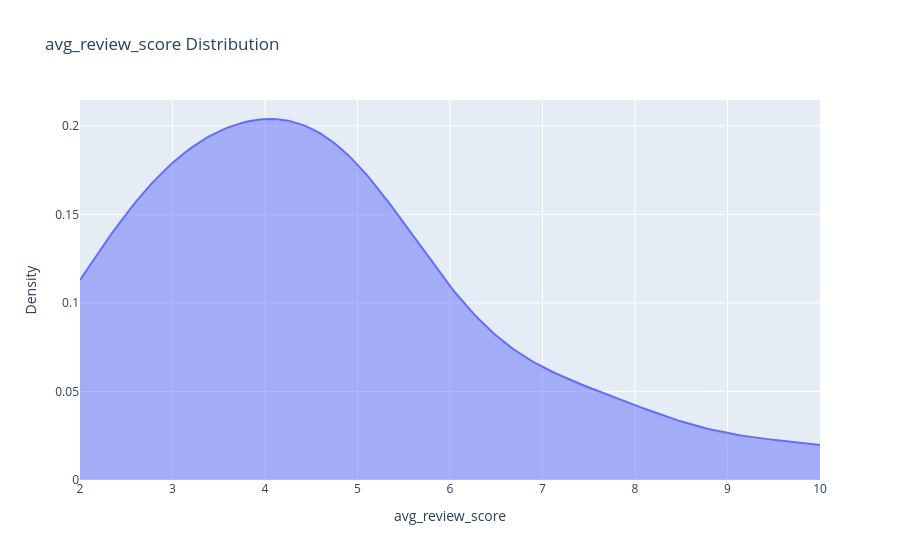

Notebook source saved alongside this figure:
### Code cell
g.viz.hist("avg_review_score")

### Figure 1 — Plotly figure (JSON) as saved in the notebook; plotly's stock layout.template omitted (floating-point values rounded to 4 significant figures; data arrays with more than 128 entries replaced by an {"elided": "..."} marker saying what was removed)
{"data": [{"fill": "tozeroy", "line": {"color": "#636EFA", "width": 2}, "mode": "lines", "name": "avg_review_score", "opacity": 0.7, "type": "scatter", "x": {"elided": "200 float values"}, "y": {"elided": "200 float values"}}], "layout": {"legend": {"orientation": "h", "title": {"text": "avg_review_score"}, "x": 0.5, "xanchor": "center", "y": 1.05, "yanchor": "bottom"}, "title": {"text": "avg_review_score Distribution"}, "xaxis": {"title": {"text": "avg_review_score"}}, "yaxis": {"title": {"text": "Density"}}}}
